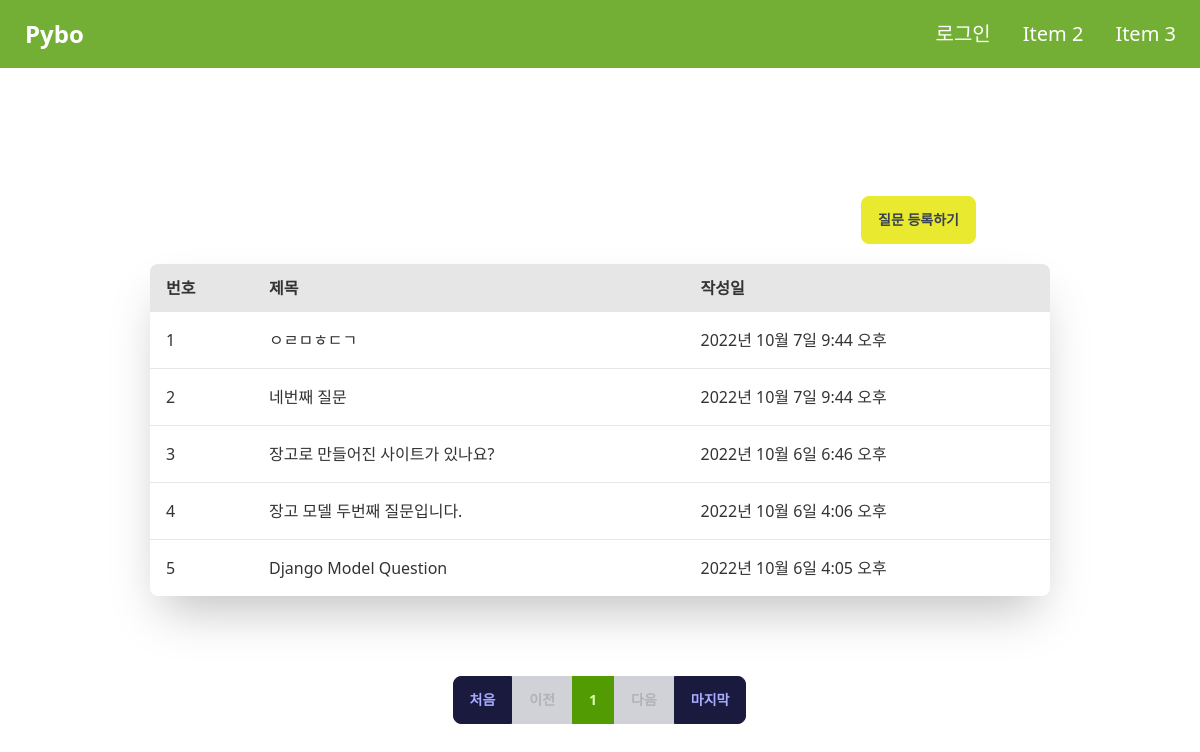
The page /pybo/ on the database as committed earlier.
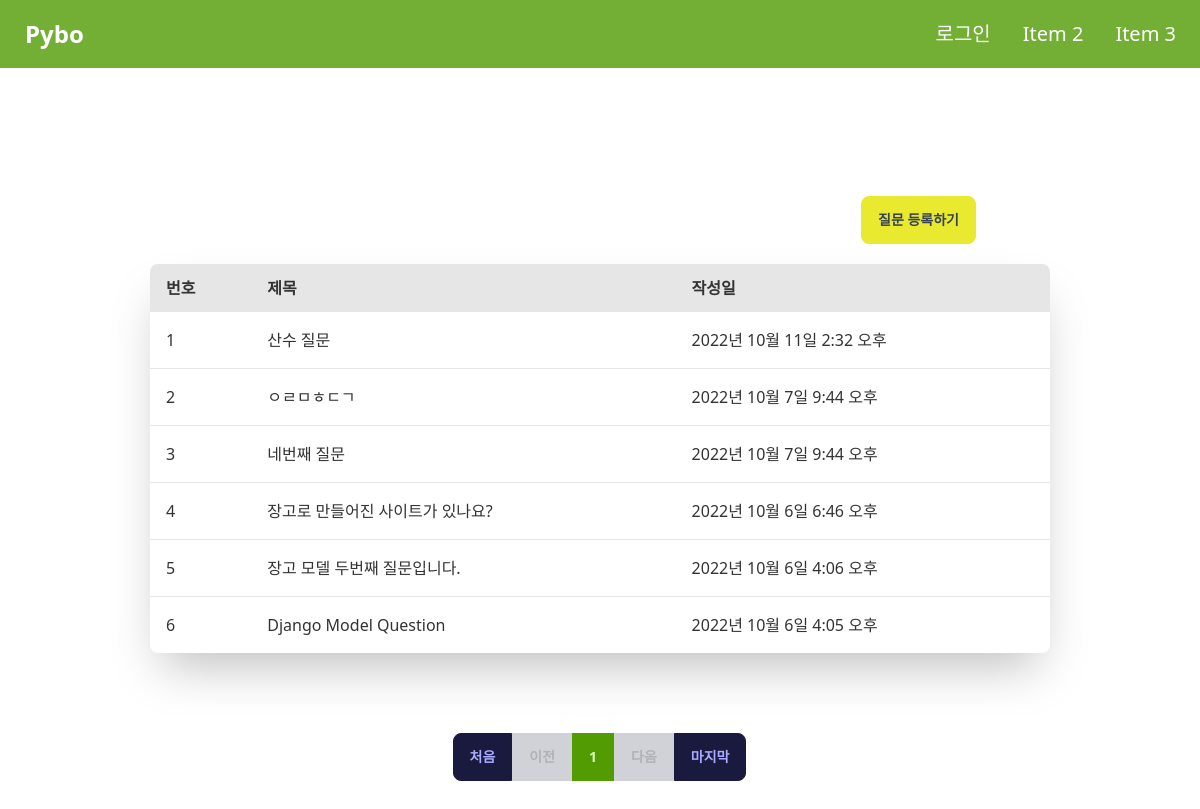
The same page on the database as committed later.
### pybo/models.py (models this page shows, shortened)
class Question(models.Model):   # 질문 클래스 생성
    subject = models.CharField(max_length=200)  # 제목 컬럼, 글자수 길이 제한이 필요한 속성은 CharField()사용
    content = models.TextField()    # 내용 컬럼, 글자수 길이 제한 필요없는 속성은 TextField()사용
    create_date = models.DateTimeField()    # 작성일

### pybo/views.py (the view)
# urls.py: path('', views.index, name='index'),  # /pybo로 url요청 시 views.index로 리턴
def index(request):
    page = request.GET.get('page', '1')  # 페이지 : http://localhost:8000/pybo/?page=1 처럼 GET 방식으로 호출된 URL에서 page값을 가져올 때 사용하는데 메인페이지로 호출됫을 시 기본값으로 page를 1로 설정
    question_list = Question.objects.order_by('-create_date')   # order_by() : 조회 결과를 정렬하는 함수, -가 있으면 역방향/없으면 순방향
    paginator = Paginator(question_list, 10)    # 페이지 당 10개씩 보여주기
    page_obj = paginator.get_page(page)  # 요청된 페이지에 해당되는 페이징 객체 생성 -> 페이징 객체에는 다양한 속성 존재(블로그 참고)
    last_page_num = 0
    for last_page in paginator.page_range:
        last_page_num = last_page
    context = {
        'question_list': page_obj,      # question_list는 페이징 객체
        'last_page_num': last_page_num,   # 마지막 페이지
    }
    return render(request, 'pybo/question_list.html', context) # 조회된 질문목록을 pybo/question_list.html 템플릿 파일로 리턴하여 응답

### templates/pybo/question_list.html
{% extends 'base.html' %}
{% block content %}
    <div class="overflow-x-auto flex-col my-32 justify-center items-center text-center">
        <div class="text-end mx-56 mb-5">
            <a href="{% url 'pybo:question_create' %}" class="btn btn-secondary text-gray-700 hover:text-white">질문 등록하기</a>
        </div>
        <table class="table w-3/4 rounded-2xl mx-auto mb-20 shadow-2xl">
            <thead>
              <tr>
                <th class="text-[1rem]">번호</th>
                <th class="text-[1rem]">제목</th>
                <th class="text-[1rem]">작성일</th>
              </tr>
            </thead>
            <tbody>
            {% if question_list %}
                {% for question in question_list %}
              <tr class="hover">
                <td>{{ forloop.counter }}</td>
                <td class="hover:text-primary"><a href="{% url 'pybo:detail' question.id %}">{{ question.subject }}</a></td>
                <td>{{ question.create_date }}</td>
              </tr>
            {% endfor %}
                {% else %}
                <tr>
                    <td colspan="3">질문이 없습니다.</td>
                </tr>
                {% endif %}
            </tbody>
        </table>
        <div class="btn-group">
            <a href="?page={{ 1 }}" role="button" class="btn">처음</a>
            {% if question_list.has_previous %}
                <a href="?page={{ question_list.previous_page_number }}" role="button" class="btn">이전</a>
            {% else %}
                <a tabindex="-1" aria-disabled="true" href="#" role="button" class="btn" disabled>이전</a>
            {% endif %}
            {% for page_number in question_list.paginator.page_range %}
                {% if page_number >= question_list.number|add:-5 and page_number <= question_list.number|add:5 %}
                    {% if page_number == question_list.number%}
                        <a href="?page={{ page_number }}" role="button" class="btn btn-active">{{ page_number }}</a>
                    {% else %}
                        <a href="?page={{ page_number }}" role="button" class="btn">{{ page_number }}</a>
                    {% endif %}
                {% endif %}
            {% endfor %}
            {% if question_list.has_next %}
                <a href="?page={{ question_list.next_page_number }}" role="button" class="btn">다음</a>
            {% else %}
                <a tabindex="-1" aria-disabled="true" href="#" role="button" class="btn" disabled>다음</a>
            {% endif %}
            <a href="?page={{ last_page_num }}" role="button" class="btn">마지막</a>
        </div>
    </div>
{% endblock %}

Rows that differ between the two databases and show on the page:
added Question: subject "산수 질문", create_date "2022년 10월 11일 2:32 오후"
